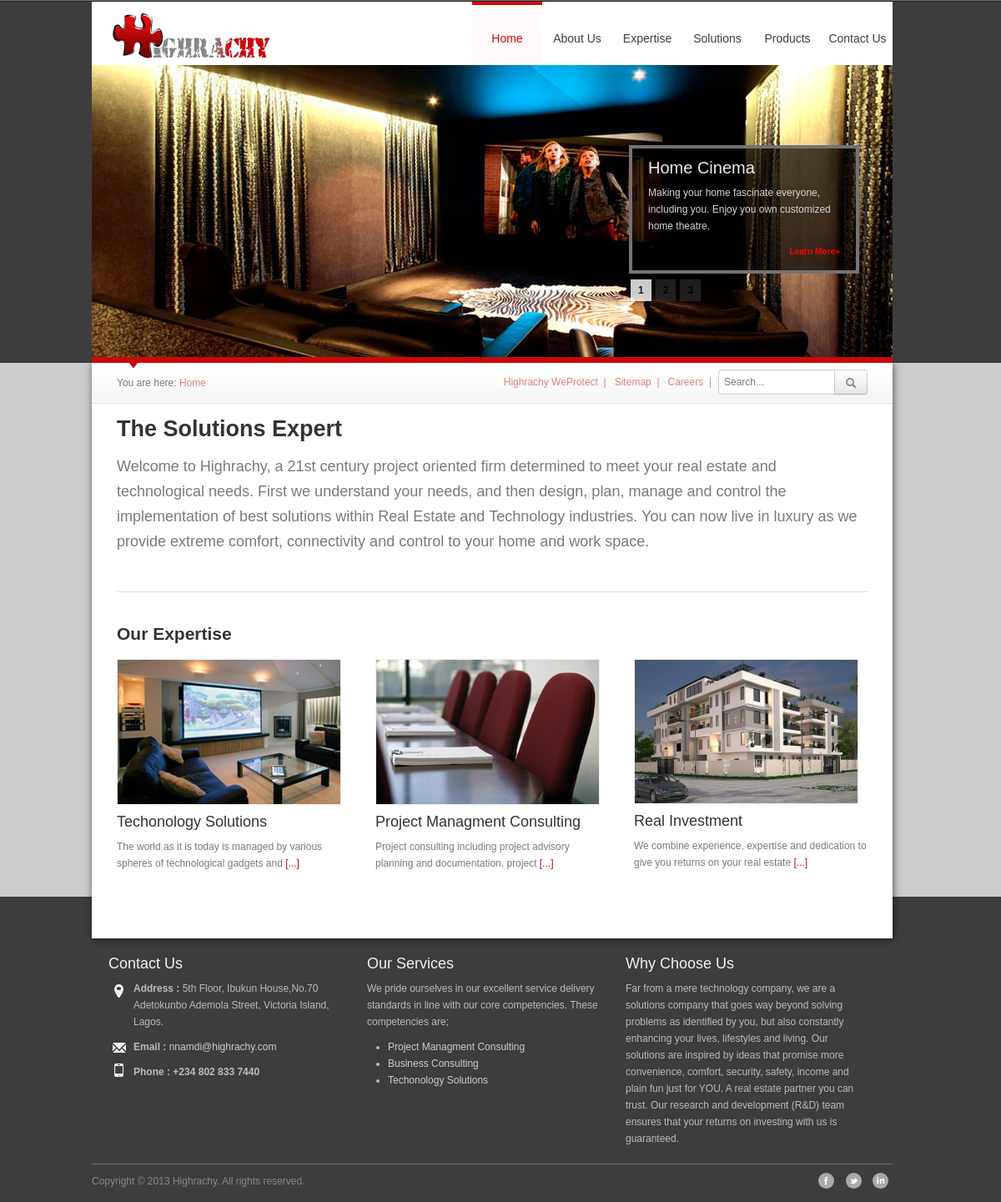
The page /index2_old.php on the database its author committed.
### tables this page shows
CREATE TABLE `slideshow` (
  `slideshow_id` int(11) NOT NULL,
  `name` varchar(60) NOT NULL,
  `description` varchar(250) NOT NULL,
  `link_text` varchar(250) NOT NULL,
  `link_page` varchar(100) NOT NULL,
  `slideshow_pics` varchar(60) NOT NULL,
  `show_home` varchar(10) NOT NULL DEFAULT 'YES',
  `modified` timestamp NOT NULL DEFAULT CURRENT_TIMESTAMP
);

CREATE TABLE `edit` (
  `id` int(11) NOT NULL,
  `name` varchar(60) NOT NULL,
  `content` mediumtext,
  `modified` timestamp NOT NULL DEFAULT CURRENT_TIMESTAMP ON UPDATE CURRENT_TIMESTAMP
);

CREATE TABLE `home` (
  `id` int(11) NOT NULL,
  `pics` varchar(150) NOT NULL,
  `link` int(11) NOT NULL,
  `modified` timestamp NOT NULL DEFAULT CURRENT_TIMESTAMP ON UPDATE CURRENT_TIMESTAMP
);

CREATE TABLE `expertise` (
  `id` int(11) NOT NULL,
  `name` varchar(150) NOT NULL,
  `content` text,
  `pics` varchar(150) DEFAULT NULL,
  `link` int(11) NOT NULL DEFAULT '0',
  `priority` int(11) NOT NULL DEFAULT '1',
  `icons_id` int(11) DEFAULT NULL,
  `modified` timestamp NOT NULL DEFAULT CURRENT_TIMESTAMP
);

CREATE TABLE `contact` (
  `id` int(11) NOT NULL,
  `address` text NOT NULL,
  `mobile1` varchar(20) NOT NULL,
  `land` varchar(30) NOT NULL,
  `facebook` varchar(250) NOT NULL,
  `twitter` varchar(250) NOT NULL,
  `linked` varchar(250) NOT NULL,
  `modified` timestamp NOT NULL DEFAULT CURRENT_TIMESTAMP
);

### functions/database.class.php (called while the page is built, shortened)
<?php
class Database {
private $affected_rows = 0;
private $link_id = 0;
private $query_id = 0;
public function __construct($server, $user, $pass, $database, $pre=''){
	$this->server=$server;
	$this->user=$user;
	$this->pass=$pass;
	$this->database=$database;
	$this->link_id = @mysqli_connect($this->server, $this->user, $this->pass, $this->database);
	if (!$this->link_id) {
		trigger_error('Could not connect to MySQL: ' . mysqli_connect_error());
	} else {
		mysqli_set_charset($this->link_id, 'utf8');
	}
}
protected function query($sql) {
	$this->query_id = @mysqli_query($this->link_id,$sql);
	$this->affected_rows = @mysqli_affected_rows($this->link_id);
	return $this->query_id;
}
protected function fetch_array($query_id=-1) {
	if ($query_id instanceof mysqli_result) {
		$this->query_id=$query_id;
	}
	if (isset($this->query_id)) {
		$record = @mysqli_fetch_assoc($this->query_id);
	}else{
		trigger_error("Invalid Records could not be fetched.");
	}
	return $record;
}
public function fetch_first_row($query_string) {
	$query_id = $this->query($query_string);
	$out = $this->fetch_array($query_id);
	return $out;
}
public function fetch_all_row($sql) {
	$query_id = $this->query($sql);
	$out = array();
	while ($row = $this->fetch_array($query_id)){
		$out[] = $row;
	}
	return $out;
}
public function total_affected_rows($query_string ="") {
	return $this->affected_rows;
}
protected function free_result($query_id=-1) {
	if ($query_id instanceof mysqli_result) {
		$this->query_id=$query_id;
	}
}
}
?>

### includes/config.inc.php (called while the page is built, shortened)
<?php
function more($text = "", $number= 0, $more=" ..."){
	$more = strip_tags($more);
	$org_total = strip_tags(strlen($text));
	if(strrpos(strip_tags($text)," ",0))
		$f = strrpos(strip_tags($text)," ",0);
	else $f = $org_total;
	$desc = substr(strip_tags($text),0,$f);
	$ext_total = strip_tags(strlen($desc));
	if ( (is_int($number) &&($number > 0))){
		if (($ext_total > $number)){
			$desc = substr($desc,0, $number - strlen($more));
			$ff = strrpos(strip_tags($desc)," ",0);
			$desc = substr(strip_tags($desc),0,$ff) . $more;
		}
	}
	return $desc;
	}
?>

### index2_old.php (the view, shortened to what this page needs)
<?php
include('includes/config.inc.php');
require('functions/database.class.php');
$db = new Database(DB_HOST, DB_USER, DB_PASSWORD, DB_NAME);
$query = "SELECT content FROM edit where id='1'";
$rows = $db->fetch_first_row($query);
$tagline = $rows['content'];
$query = "SELECT home.id, home.pics, home.link, name,content FROM home INNER JOIN expertise ON home.link = expertise.id ORDER BY RAND() LIMIT 3";
$rows = $db->fetch_all_row($query);
$content = "";
$count = 0;
foreach ($rows as $row){
	$count++;
	$content .= '<div class="span4';
	if ($count == 3) $content .= ' last';
	$content .= '"><img src="img/expertise/'.$row['pics'].'" width="267" height="173" /><h4>'.$row['name'].'</h4><p>'.more($row['content'],90,"").' <a href="expertise.php">[...]</a></p></div>';
	}
$query = "SELECT name,description,link_text,link_page,slideshow_pics FROM slideshow WHERE show_home='YES' ORDER BY RAND() LIMIT 3";
$slideshow = "";
$table = $db->fetch_all_row($query);
if ($db->total_affected_rows() > 1){
foreach ($table as $rows){
		$slideshow .= "<div class='oneByOne_item'><img src='img/slideshow/{$rows['slideshow_pics']}' alt='Slideshow Picture of {$rows['name']}'><div class='text_1_1' style='border:4px solid #737375'><h4>{$rows['name']}</h4><p>{$rows['description']}</p><p class='pull-right'><a href='{$rows['link_page']}'><small>{$rows['link_text']}&raquo;</small></a></p></div></div>";
	}
}
?>
<?php include('includes/header.inc.php'); ?>
        <div id="slideshow">
        <div id="slider">
          <?php echo $slideshow ?>
        </div>
    	<div id="cyclenav"></div>
  		</div>
     </div>
     <section>
     	<div class="container">
            <div id="content" class="row">
                <?php include('includes/breadcrumb.inc.php'); ?>
                <div id="index-content" class="maincontent">
                        <h2>The Solutions Expert</h2>
                        <p class="lead"><?php echo strip_tags($tagline) ?></p>
                        <div class="break"></div>
                        <h3>Our Expertise</h3>
                        <?php echo $content ?>
                    </div>
            </div>
    	</div>
     </section>
        <?php include('includes/footer.inc.php'); ?>
    </body>
</html>

### includes/footer.inc.php (shortened to what this page needs)
<footer>
<?php
      $query = "SELECT address, mobile1, land,facebook, twitter, linked FROM contact WHERE id='1'";
      $table = $db->fetch_first_row($query);
      $address = $table['address'];
      $mobile1 = $table['mobile1'];
      $facebook = $table['facebook'];
      $twitter = $table['twitter'];
      $linked = $table['linked'];
      $query = "SELECT id,link,name FROM expertise WHERE link <> 0 LIMIT 3";
      $rows = $db->fetch_all_row($query);
$service = "";
foreach ($rows as $row){
	$service .= '<li><a href="expertise.php?page='.$row['link'].'">'.$row['name'].'</a></li>';
}
$query = "SELECT content FROM edit where id='2'";
$rows = $db->fetch_first_row($query);
$about = $rows['content'];
      ?>
       <div class="container">
          	<div class="span4">
              				<h3>Contact Us</h3>
                              <address>
                              <p class="home"><span> Address : </span><?php echo strip_tags($address) ?></p>
                              <p class="email"><span>Email : </span><a href="mailto:nnamdi@highrachy.com">nnamdi@highrachy.com</a></p>
                              <p class="phone"><span>Phone : </span><strong><?php echo $mobile1 ?></strong></p>
                              </address>
              </div>
              <div class="span4">
              <h3>Our Services</h3>
              <p>We pride ourselves in our excellent service delivery standards in line with our core competencies. These competencies are;  </p>
                  <ul id="footer-links">
                  <?php echo $service ?>
                  </ul>
              </div>
          	<div class="span4 last"><h3>Why Choose Us</h3>
              <p><?php echo strip_tags($about) ?></p></div>
              <div class="clearfix"></div>
          <div id="copyright" class="row">
              	<div class="span4 pull-left">Copyright &copy; 2013 Highrachy. All rights reserved.</div>
             	    <div class="span7 pull-right">
                      <ul class="unstyled inline align-right">
                          <li><a href="<?php echo $facebook ?>"><span id="facebook_icon"></span></a></li>
                          <li><a href="<?php echo $twitter ?>"><span id="twitter_icon"></span></a></li>
                          <li><a href="<?php echo $linked ?>"><span id="linkedin_icon"></span></a></li>
                      </ul>
                  </div>
          </div>
       </div>
   </footer>

### css/main.css (style rules this page uses)
img { vertical-align: middle; }
body,footer { background-color:#3d3d3d; }
body { padding-top:2px; background-image: url(../img/top.png); background-repeat: repeat-x; }
section { background-color: #cccccc; }
#top,#content { background-color:white; }
footer { margin-top:-50px; padding:60px 0 0;color:#bbb; }
footer h3 { color:#f1f1f1;font-weight:normal;font-size:18px; line-height:20px; }
footer span { font-weight:bold; }
footer p.home { background: url(../img/bg-pointer.png) 5px 5px no-repeat;padding-left: 30px; }
footer p.email { background: url(../img/bg-mail.png) 5px 5px no-repeat;padding-left: 30px; }
footer p.phone { background: url(../img/bg-phone.png) 5px 0px no-repeat;padding-left: 30px; }
footer a { color:#cecece; }
#copyright { margin-top:10px; padding-top: 10px; color: #888; border-top-width: thin; border-top-style: solid; border-top-color: #6D6D6D; }
div#content { position: relative; z-index: 1; box-shadow: 1px 1px 9px rgba(0, 0, 0, 0.6); -moz-box-shadow: 1px 1px 9px rgba(0,0,0,0.6); -webkit-box-shadow: 1px 1px 9px rgba(0, 0, 0, 0.6); padding-bottom: 70px; }
.maincontent { padding:0px 30px; background-color:white; min-height:400px; }
.maincontent h4 { font-size: 18px;font-weight: 500; }
.maincontent div>img { border: 1px solid #efefef; }
#index-content.maincontent .span4,footer .span4 { width:280px; margin-left:0px; margin-right:30px; }
#index-content.maincontent .span4.last,footer .span4.last { margin-right:0px; }
.break { height: 20px; border-top: 1px solid #dfdfdf; width: auto; margin-top: 45px; position: relative; }
.align-right { text-align:right !important; }
#twitter_icon, #facebook_icon, #googleplus_icon, #skype_icon, #flickr_icon, #linkedin_icon, #vimeo_icon, #youtube_icon, #rss_icon { display: block; background:url(../img/social-icons.png) no-repeat #aaa; -webkit-border-radius: 99%; -moz-border-radius: 99%; -o-border-radius: 99%; border-radius: 99%; width: 19px; height: 19px; -webkit-transition: all 0.3s ease-in-out; -moz-transition: all 0.3s ease-in-out; -o-transition: all 0.3s ease-in-out; -ms-transition: all 0.3s ease-in-out; transition: all 0.3s ease-in-out; }
#twitter_icon { background-position: 5px 5px; }
#facebook_icon { background-position: -18px 5px; }
#linkedin_icon { background-position: -110px 5px; }
#slideshow { width:960px; height:350px; background-color:black; margin:-8px 0 7px -20px; color:#D5D5D5; }
#slider { position:relative; z-index:10; overflow:visible; }
#cyclenav { position: relative; display: inline-block; z-index: 21; top: -90px; left: 645px; }
.oneByOne_item { position:absolute; width:960px; height:350px; display:none; overflow:hidden; }
.oneByOne_item .text_1_1 { position: absolute; top: 96px; right: 40px; height:140px; overflow: hidden; width: 230px; background-image:url(../img/slider-transparent.png); background:rgba(0,0,0,0.7); padding: 3px 19px; border: 1px solid rgba(37, 37, 37, 0.18); -webkit-background-clip: padding-box; background-clip: padding-box; }
.oneByOne_item .text_1_1 h4 { padding:0px !important; font-size:20px; font-weight:normal; color:#EAEAEA; }
.oneByOne_item .text_1_1 a { font-weight:bolder; color: #FD0000; }
.clearfix:before, .clearfix:after { content: " "; display: table; }
.clearfix:after { clear: both; }
.clearfix { *zoom: 1; }

### rows shown on the page
slideshow: slideshow_pics (picture), name "Home Cinema", description "Making your home fascinate everyone, including you. Enjoy you own customized home theatre.", link_text "Learn More"
edit: content "Welcome to Highrachy, a 21st century project oriented firm determined to meet your real estate and technological needs. First we understand your needs, and then design, plan, manage and control the implementation of best solutions within Real Estate and Technology industries. You can now live in luxury as we provide extreme comfort, connectivity and control to your home and work space."
home: pics (picture), expertise.name "Techonology Solutions", expertise.content "The world as it is today is managed by various spheres of technological gadgets and"
home: pics (picture), expertise.name "Project Managment Consulting", expertise.content "Project consulting including project advisory planning and documentation, project"
home: pics (picture), expertise.name "Real Investment", expertise.content "We combine experience, expertise and dedication to give you returns on your real estate"
contact: address "5th Floor, Ibukun House,No.70 Adetokunbo Ademola Street, Victoria Island, Lagos.", mobile1 "+234 802 833 7440"
expertise: name "Project Managment Consulting"
expertise: name "Business Consulting"
expertise: name "Techonology Solutions"
edit: content "Far from a mere technology company, we are a solutions company that goes way beyond solving problems as identified by you, but also constantly enhancing your lives, lifestyles and living. Our solutions are inspired by ideas that promise more convenience, comfort, security, safety, income and plain fun just for YOU. A real estate partner you can trust. Our research and development (R&D) team ensures that your returns on investing with us is guaranteed."

### other values the page prints
$home "Home"
